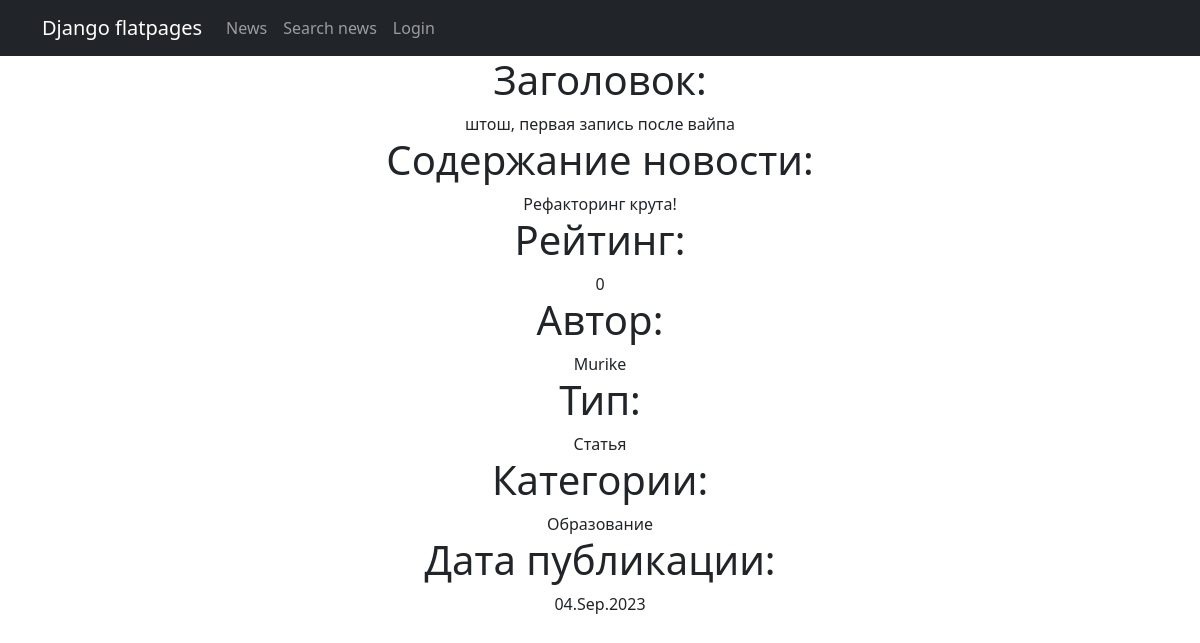
The page /allnews/2 on the database its author committed.
### AllNews/models.py (models this page shows, shortened)
class Post(models.Model):
    title = models.CharField(max_length=255)
    text = models.TextField()
    rating = models.IntegerField(default=0)
    author = models.ForeignKey('Author', on_delete=models.CASCADE)
    type = models.IntegerField(default=0, choices=CATEGORY_TYPES)
    date = models.DateTimeField(auto_now_add=True)
    post_category = models.ManyToManyField('Category', through='PostCategory')

class Author(models.Model):
    user = models.ForeignKey(User, on_delete=models.CASCADE)
    rating = models.IntegerField(default=0)

### AllNews/views.py (the view)
# urls.py: path('<int:pk>', PostDetail.as_view(), name='post_detail'),
class PostDetail(DetailView):
    model = Post
    template_name = 'post.html'
    context_object_name = 'post'
    def get_context_data(self, **kwargs):
        context = super().get_context_data(**kwargs)
        qs = Category.objects.filter(postcategory__post=self.object)
        result = []
        for item in qs:
            result.append(str(item))
        result = ', '.join(result)
        context['category'] = result
        context['post'].type = CATEGORY_TYPES[context['post'].type][1]
        return context

### AllNews/models.py (called while the page is built)
    def __str__(self):
        for item in CATEGORY_CATEGORIES:
            if item[0] == self.category:
                return item[1]

### AllNews/templatetags/template_filters.py (called while the page is built)
@register.filter()
def censure(text: str):
    if type(text) is not str:
        raise Exception('Фильтр применён не к строковой переменной!')
    words = text.split(' ')
    for index, word in enumerate(words):
        if word.startswith('редиск'): # редиска\редиски\редиску
            words[index] = 'р******'
    return ' '.join(words)

### templates/post.html (shortened to what this page needs)
{% extends 'flatpages/default.html' %}
{% load template_filters %}
{% block content %}
<h1>Заголовок:</h1> {{ post.title }}<br>
<h1>Содержание новости:</h1> {{ post.text|censure }}<br>
<h1>Рейтинг:</h1> {{ post.rating }}<br>
<h1>Автор:</h1> {{ post.author.user.username }}<br>
<h1>Тип:</h1> {{ post.type }} <br>
<h1>Категории:</h1> {{ category }}<br>
<h1>Дата публикации:</h1> {{ post.date|date:'d.M.Y' }}<br>
{% endblock content %}

### rows shown on the page
Post: title "штош, первая запись после вайпа", text|censure "Рефакторинг крута!", rating "0", author.user.username "Murike", type "Статья", date "04.Sep.2023"

### other values the page prints
{{ category }} "Образование"
